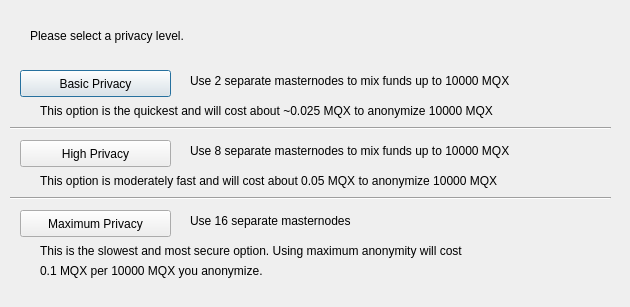
<?xml version="1.0" encoding="UTF-8"?>
<ui version="4.0">
 <class>ObfuscationConfig</class>
 <widget class="QDialog" name="ObfuscationConfig">
  <property name="geometry">
   <rect>
    <x>0</x>
    <y>0</y>
    <width>630</width>
    <height>307</height>
   </rect>
  </property>
  <property name="windowTitle">
   <string>Configure Obfuscation</string>
  </property>
  <widget class="QPushButton" name="buttonBasic">
   <property name="geometry">
    <rect>
     <x>20</x>
     <y>70</y>
     <width>151</width>
     <height>27</height>
    </rect>
   </property>
   <property name="text">
    <string>Basic Privacy</string>
   </property>
  </widget>
  <widget class="QPushButton" name="buttonHigh">
   <property name="geometry">
    <rect>
     <x>20</x>
     <y>140</y>
     <width>151</width>
     <height>27</height>
    </rect>
   </property>
   <property name="text">
    <string>High Privacy</string>
   </property>
  </widget>
  <widget class="QPushButton" name="buttonMax">
   <property name="geometry">
    <rect>
     <x>20</x>
     <y>210</y>
     <width>151</width>
     <height>27</height>
    </rect>
   </property>
   <property name="text">
    <string>Maximum Privacy</string>
   </property>
  </widget>
  <widget class="QLabel" name="label">
   <property name="geometry">
    <rect>
     <x>30</x>
     <y>20</y>
     <width>571</width>
     <height>31</height>
    </rect>
   </property>
   <property name="text">
    <string>Please select a privacy level.</string>
   </property>
  </widget>
  <widget class="QLabel" name="label_2">
   <property name="geometry">
    <rect>
     <x>190</x>
     <y>70</y>
     <width>421</width>
     <height>21</height>
    </rect>
   </property>
   <property name="text">
    <string>Use 2 separate masternodes to mix funds up to 10000 MQX</string>
   </property>
  </widget>
  <widget class="QLabel" name="label_3">
   <property name="geometry">
    <rect>
     <x>190</x>
     <y>140</y>
     <width>411</width>
     <height>21</height>
    </rect>
   </property>
   <property name="text">
    <string>Use 8 separate masternodes to mix funds up to 10000 MQX</string>
   </property>
  </widget>
  <widget class="QLabel" name="label_4">
   <property name="geometry">
    <rect>
     <x>190</x>
     <y>210</y>
     <width>421</width>
     <height>21</height>
    </rect>
   </property>
   <property name="text">
    <string>Use 16 separate masternodes</string>
   </property>
  </widget>
  <widget class="QLabel" name="label_6">
   <property name="geometry">
    <rect>
     <x>40</x>
     <y>100</y>
     <width>561</width>
     <height>21</height>
    </rect>
   </property>
   <property name="text">
    <string>This option is the quickest and will cost about ~0.025 MQX to anonymize 10000 MQX</string>
   </property>
  </widget>
  <widget class="QLabel" name="label_7">
   <property name="geometry">
    <rect>
     <x>40</x>
     <y>170</y>
     <width>561</width>
     <height>21</height>
    </rect>
   </property>
   <property name="text">
    <string>This option is moderately fast and will cost about 0.05 MQX to anonymize 10000 MQX</string>
   </property>
  </widget>
  <widget class="QLabel" name="label_8">
   <property name="geometry">
    <rect>
     <x>40</x>
     <y>240</y>
     <width>561</width>
     <height>21</height>
    </rect>
   </property>
   <property name="text">
    <string>This is the slowest and most secure option. Using maximum anonymity will cost</string>
   </property>
  </widget>
  <widget class="QLabel" name="label_9">
   <property name="geometry">
    <rect>
     <x>40</x>
     <y>260</y>
     <width>561</width>
     <height>21</height>
    </rect>
   </property>
   <property name="text">
    <string>0.1 MQX per 10000 MQX you anonymize.</string>
   </property>
  </widget>
  <widget class="Line" name="line">
   <property name="geometry">
    <rect>
     <x>10</x>
     <y>120</y>
     <width>601</width>
     <height>16</height>
    </rect>
   </property>
   <property name="orientation">
    <enum>Qt::Horizontal</enum>
   </property>
  </widget>
  <widget class="Line" name="line_2">
   <property name="geometry">
    <rect>
     <x>10</x>
     <y>190</y>
     <width>601</width>
     <height>16</height>
    </rect>
   </property>
   <property name="orientation">
    <enum>Qt::Horizontal</enum>
   </property>
  </widget>
 </widget>
 <resources/>
 <connections/>
</ui>
